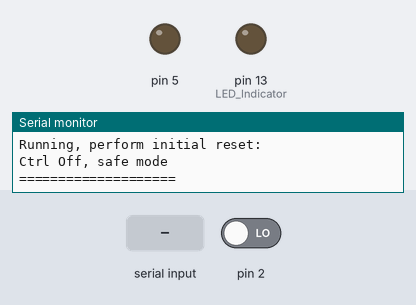
A sketch run on a simulated Arduino Uno, built with avr-gcc and run on an emulated ATmega328P. Parts: output pins drawn as LEDs (lit = HIGH), the last lines printed to the serial monitor. The inputs (shaded band) are chosen by the test bench; at power-on: pin 2 LOW.

Above: at 1.2 s.
1.3 s: "0" received over Serial
At 2.5 s:
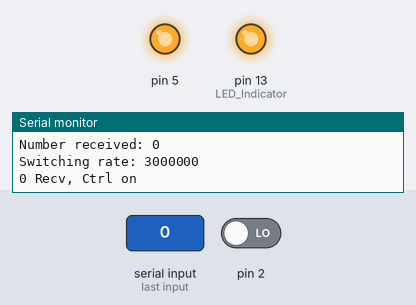
2.8 s: "1" received over Serial
At 4.0 s:
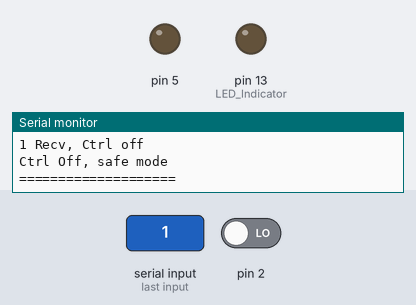
4.3 s: "3" received over Serial
At 5.3 s:
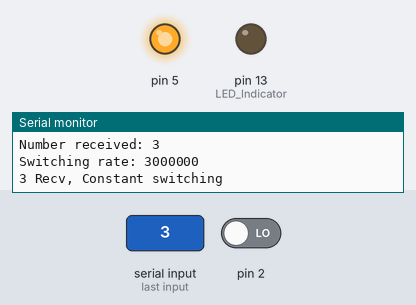
Timing chart, 0 to 11.8 s (numbered marks = the images above; inputs shaded):
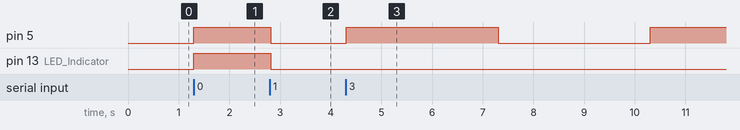

Measured:
- after the input at 1.3 s, pin 5, pin 13 (LED_Indicator): LOW → HIGH at once
- after the input at 2.8 s, pin 5, pin 13 (LED_Indicator): HIGH → LOW at once
- after the input at 4.3 s, pin 5: LOW → HIGH at once, → LOW 3.0 s later, → HIGH 3.0 s later

The sketch:

60GHzSwitch-Prototype.ino
```cpp
#include "Arduino.h"
#include "util/delay.h"

void delayMs(int ms) {
  // delay is not in ms after PWM change
  unsigned int delayed = ms << 6;
  delay(delayed);
}

void setup() {
  TCCR0B = (TCCR0B & 0b11111000) | 0x01;

  Serial.begin(9600);

  pinMode(5, OUTPUT);
  pinMode(13, OUTPUT); // LED Indicator
  pinMode(2, INPUT);

  Serial.println("Running, perform initial reset:");
  safeMode();
}

const int delayVal = 1500;
const int ISOdelayVal = 2000;

char rx_byte = 0;
// RBW = 80kHz -> one step = 1/80k.
//const int steps = 10;
//const long rate = (long) (steps / 80.0e3 * 1.0e6); // in microseconds
const long rate = 3000000;
const int duty = 50; // duty cycle for in-chirp modulation

int starttime;
int endtime;

void loop() {
  if (Serial.available() > 0) {    // is a character available?
    rx_byte = Serial.read();
    if (rx_byte < '0' || rx_byte > '9') return;

    Serial.print("Number received: ");
    Serial.println(rx_byte);

    Serial.print("Switching rate: ");
    Serial.println(rate);

    if (rx_byte=='0') { // turn off the switch
      Serial.println("0 Recv, Ctrl on");
      digitalWrite(5, HIGH);
      digitalWrite(13, HIGH);
    } else if (rx_byte=='1') { //switch to RF1
      Serial.println("1 Recv, Ctrl off");
      safeMode();
    } else if (rx_byte=='3' || digitalRead(4) == HIGH) { // switch constantly
      Serial.println("3 Recv, Constant switching");
      starttime = millis();
      endtime = starttime;

      // Switch tag on/off.
      // 1) Use millis(), not delayMicros(), to keep account of
      // the time needed of switching pins. millis() in Arduino
      // Uno is always a multiple of 4us. Overflow of millis()
      // does not matter since the subtraction always provide
      // the correct result.
      // 2) Use direct pin access instead of digitalWrite/Read,
      // since the former takes ~5us and the latter <1us.
      // 3) Tried figuring out a better solution of turning off
      // the tag, but proto-threading (pseudo-multithreading) does
      // not work with Serial input... probably add a button while
      // designing the new 3D tag?
      unsigned long curr;
      while (digitalRead(2) == LOW) // digitalRead(2) == LOW
      {
        curr = micros();
        PORTD |= _BV(5);
        while (micros() - curr < (rate << 6));
        curr = micros();
        PORTD &= ~_BV(5);
        while (micros() - curr < (rate << 6));
      }
      safeMode();
    }
  }
}

void safeMode() {
  Serial.println("Ctrl Off, safe mode");
  digitalWrite(5, LOW);
  digitalWrite(13, LOW);
  Serial.println("====================");
}
```
